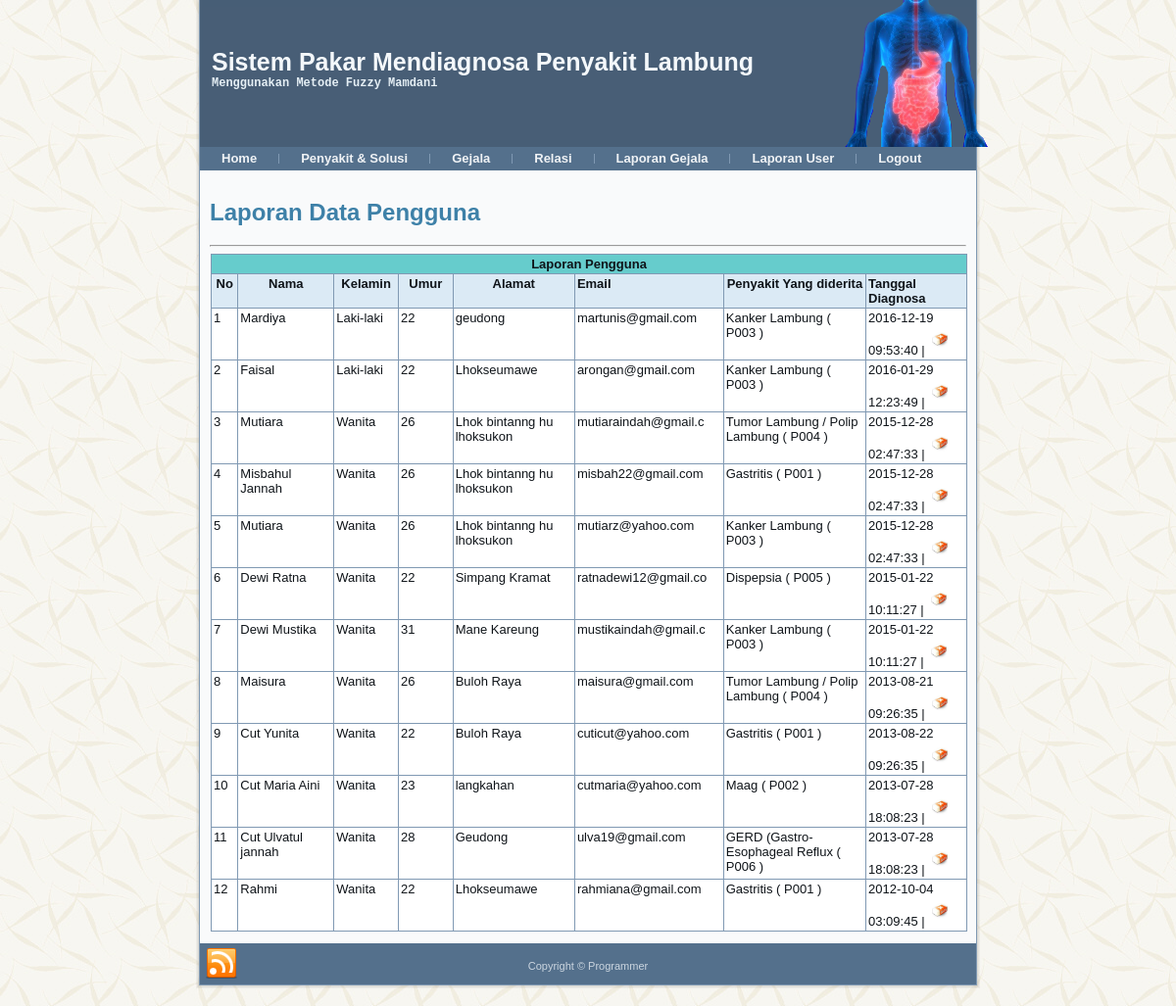
The page /admin/haladmin.php?top=lapuser.php on the database its author committed.
### tables this page shows
CREATE TABLE IF NOT EXISTS `analisa_hasil` (
  `id` int(4) NOT NULL AUTO_INCREMENT,
  `nama` varchar(50) NOT NULL,
  `kelamin` char(10) NOT NULL,
  `umur` varchar(3) NOT NULL,
  `alamat` varchar(100) NOT NULL,
  `kd_penyakit` char(4) NOT NULL,
  `tanggal` datetime NOT NULL,
  `email` varchar(20) NOT NULL,
  PRIMARY KEY (`id`)
);

CREATE TABLE IF NOT EXISTS `penyakit_solusi` (
  `kd_penyakit` char(4) NOT NULL,
  `nama_penyakit` varchar(30) DEFAULT NULL,
  `definisi` text,
  `solusi` text,
  PRIMARY KEY (`kd_penyakit`)
);

### admin/lapuser.php (the view, shortened to what this page needs)
<html>
<head>
</head>
<body>
<h2>Laporan Data Pengguna</h2><hr>
<table width="100%" border="0" cellpadding="2" cellspacing="1" bgcolor="#22B5DD">
  <tr bgcolor="#66CCCC">
    <td colspan="10"><div align="center"><strong>Laporan Pengguna </strong></div></td>
  </tr>
  <tr bordercolor="#CCFFFF" bgcolor="#DBEAF5">
    <td width="29"><div align="center"><strong>No</strong></div></td>
    <td width="147"><div align="center"><b>Nama</b></div></td>
    <td width="74"><div align="center"><strong>Kelamin</strong></div></td>
    <td width="73" align="center"><div align="center"><strong>Umur</strong></div></td>
    <td width="166" align="center"><div align="center"><strong>Alamat</strong></div></td>
    <td width="166" align="center"><strong>Email</strong></td>
    <td width="235" align="center"><div align="center"><strong>Penyakit Yang diderita </strong></div></td>
    <td width="150" align="center"><strong>Tanggal Diagnosa</strong> </td>
  </tr>
  <?php
	$sql = "SELECT * FROM analisa_hasil,penyakit_solusi WHERE analisa_hasil.kd_penyakit=penyakit_solusi.kd_penyakit order by id DESC";
	$qry = mysql_query($sql, $koneksi)  or die ("SQL Error".mysql_error());
	$no=0;
	while ($data=mysql_fetch_array($qry)) {
	$no++;
  ?>
  <tr bgcolor="#FFFFFF">
    <td><?php echo $no; ?></td>
    <td><?php echo $data['nama']; ?></td>
    <td><?php echo $data['kelamin']; ?></td>
    <td><?php echo $data['umur']; ?></td>
    <td><?php echo $data['alamat']; ?></td>
    <td><?php echo $data['email']; ?></td>
    <td><?php echo $data['nama_penyakit']; ?> ( <?php echo $data['kd_penyakit']; ?> )</td>
    <td><?php echo $data['tanggal']; ?>&nbsp;|<a title="hapus pengguna" style="cursor:pointer;" onClick="return konfirmasi('<?php echo $data['id'];?>')"><img src="image/hapus.jpeg" width="16" height="16" ></a></td>
  </tr>
  <?php
  }
  ?>
</table>
</body>
</html>

### style.css (style rules this page uses)
#art-main, table { font-family: Arial, Helvetica, Sans-Serif; font-style: normal; font-weight: normal; font-size: 13px; }
h1, h2, h3, h4, h5, h6, p, a, ul, ol, li { margin: 0; padding: 0; }
.art-postcontent, .art-postcontent li, .art-postcontent table, .art-postcontent a, .art-postcontent a:link, .art-postcontent a:visited, .art-postcontent a.visited, .art-postcontent a:hover, .art-postcontent a.hovered { font-family: Arial, Helvetica, Sans-Serif; }
h1, h2, h3, h4, h5, h6, h1 a, h2 a, h3 a, h4 a, h5 a, h6 a, h1 a:link, h2 a:link, h3 a:link, h4 a:link, h5 a:link, h6 a:link, h1 a:visited, h2 a:visited, h3 a:visited, h4 a:visited, h5 a:visited, h6 a:visited, h1 a:hover, h2 a:hover, h3 a:hover, h4 a:hover, h5 a:hover, h6 a:hover { font-family: Arial, Helvetica, Sans-Serif; font-style: normal; font-weight: bold; font-size: 32px; text-decoration: none; }
.art-postcontent a { text-decoration: none; color: #2F617F; }
.art-postcontent h2 { color: #3E81A8; margin: 19px 0; font-size: 24px; }
html { height:100%; }
body { padding: 0; margin:0; color: #0F1419; height:100%; min-height:100%; background-color: #FAF9F4; background-image: url('images/Bottom_texture.jpg'); background-repeat: repeat; background-attachment: fixed; background-position: top left; min-width: 800px; }
a img { border: 0; }
.art-article img, img.art-article, .art-block img, .art-footer img { border: solid 0 #B2C2D1; margin: 7px; }
.art-article table, table.art-article { border-collapse: collapse; margin: 1px; }
.art-article th, .art-article td { padding: 2px; border: solid 1px #8099B3; vertical-align: top; text-align: left; }

### rows shown on the page
analisa_hasil: nama "Mardiya", kelamin "Laki-laki", umur "22", alamat "geudong", email "martunis@gmail.com", kd_penyakit.nama_penyakit "Kanker Lambung", kd_penyakit.kd_penyakit "P003", tanggal "2016-12-19 09:53:40"
analisa_hasil: nama "Faisal", kelamin "Laki-laki", umur "22", alamat "Lhokseumawe", email "arongan@gmail.com", kd_penyakit.nama_penyakit "Kanker Lambung", kd_penyakit.kd_penyakit "P003", tanggal "2016-01-29 12:23:49"
analisa_hasil: nama "Mutiara", kelamin "Wanita", umur "26", alamat "Lhok bintanng hu lhoksukon", email "mutiaraindah@gmail.c", kd_penyakit.nama_penyakit "Tumor Lambung / Polip Lambung", kd_penyakit.kd_penyakit "P004", tanggal "2015-12-28 02:47:33"
analisa_hasil: nama "Misbahul Jannah", kelamin "Wanita", umur "26", alamat "Lhok bintanng hu lhoksukon", email "misbah22@gmail.com", kd_penyakit.nama_penyakit "Gastritis", kd_penyakit.kd_penyakit "P001", tanggal "2015-12-28 02:47:33"
analisa_hasil: nama "Mutiara", kelamin "Wanita", umur "26", alamat "Lhok bintanng hu lhoksukon", email "mutiarz@yahoo.com", kd_penyakit.nama_penyakit "Kanker Lambung", kd_penyakit.kd_penyakit "P003", tanggal "2015-12-28 02:47:33"
analisa_hasil: nama "Dewi Ratna", kelamin "Wanita", umur "22", alamat "Simpang Kramat", email "ratnadewi12@gmail.co", kd_penyakit.nama_penyakit "Dispepsia", kd_penyakit.kd_penyakit "P005", tanggal "2015-01-22 10:11:27"
analisa_hasil: nama "Dewi Mustika", kelamin "Wanita", umur "31", alamat "Mane Kareung", email "mustikaindah@gmail.c", kd_penyakit.nama_penyakit "Kanker Lambung", kd_penyakit.kd_penyakit "P003", tanggal "2015-01-22 10:11:27"
analisa_hasil: nama "Maisura", kelamin "Wanita", umur "26", alamat "Buloh Raya", email "maisura@gmail.com", kd_penyakit.nama_penyakit "Tumor Lambung / Polip Lambung", kd_penyakit.kd_penyakit "P004", tanggal "2013-08-21 09:26:35"
analisa_hasil: nama "Cut Yunita", kelamin "Wanita", umur "22", alamat "Buloh Raya", email "cuticut@yahoo.com", kd_penyakit.nama_penyakit "Gastritis", kd_penyakit.kd_penyakit "P001", tanggal "2013-08-22 09:26:35"
analisa_hasil: nama "Cut Maria Aini", kelamin "Wanita", umur "23", alamat "langkahan", email "cutmaria@yahoo.com", kd_penyakit.nama_penyakit "Maag", kd_penyakit.kd_penyakit "P002", tanggal "2013-07-28 18:08:23"
analisa_hasil: nama "Cut Ulvatul jannah", kelamin "Wanita", umur "28", alamat "Geudong", email "ulva19@gmail.com", kd_penyakit.nama_penyakit "GERD (Gastro-Esophageal Reflux", kd_penyakit.kd_penyakit "P006", tanggal "2013-07-28 18:08:23"
analisa_hasil: nama "Rahmi", kelamin "Wanita", umur "22", alamat "Lhokseumawe", email "rahmiana@gmail.com", kd_penyakit.nama_penyakit "Gastritis", kd_penyakit.kd_penyakit "P001", tanggal "2012-10-04 03:09:45"
